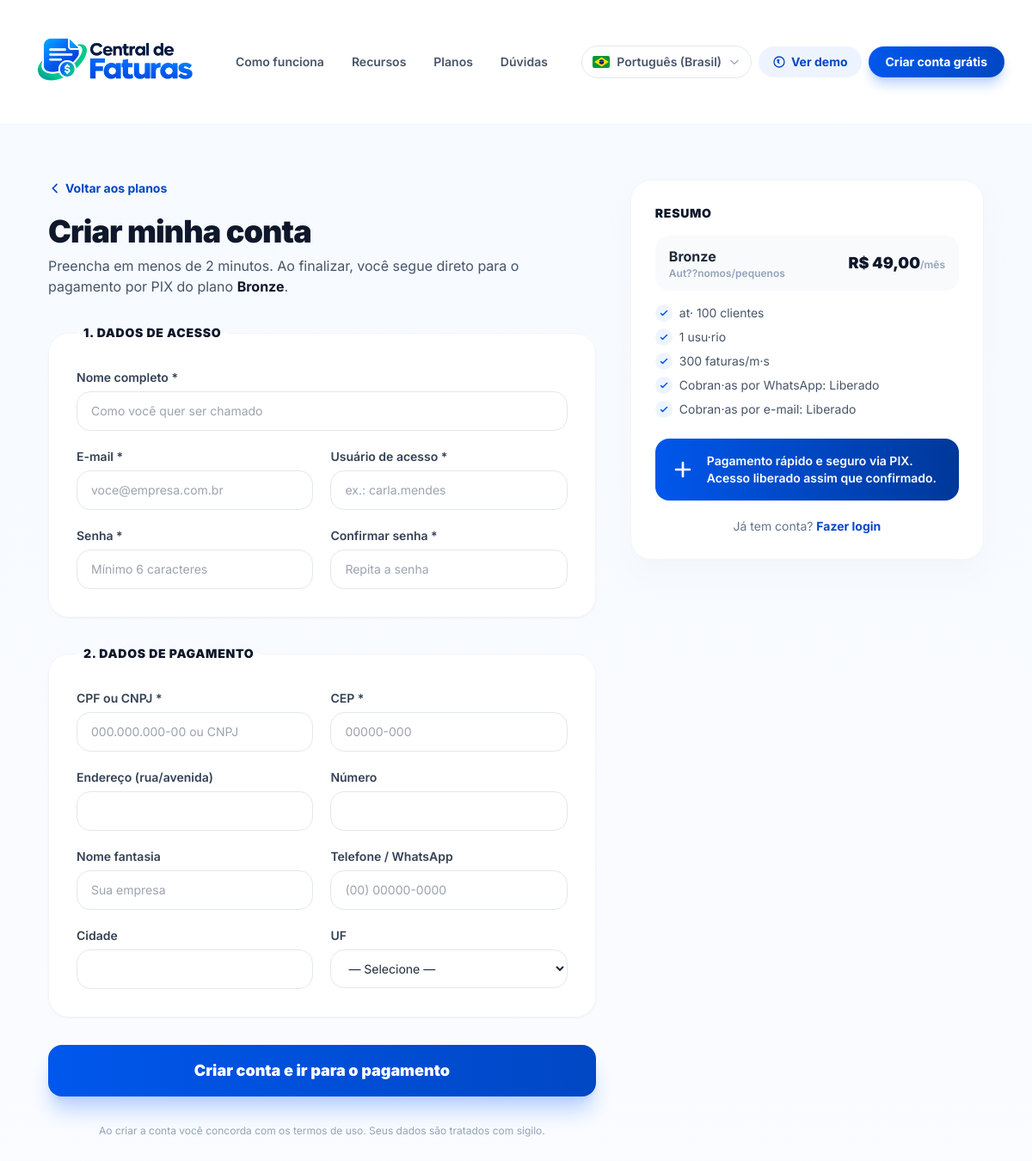
Screenshot of /cadastro.php?plano=1 with the database file from the repository.
### tables this page shows
CREATE TABLE `planos` (
  `id` int(11) NOT NULL AUTO_INCREMENT,
  `nome` varchar(50) NOT NULL,
  `slug` varchar(50) NOT NULL,
  `preco` decimal(10,2) DEFAULT 0.00,
  `descricao` varchar(500) DEFAULT NULL,
  `beneficios` text DEFAULT NULL,
  `max_clientes` int(11) DEFAULT NULL,
  `max_usuarios` int(11) DEFAULT NULL,
  `max_faturas_mensais` int(11) DEFAULT NULL,
  `whatsapp_cobranca` tinyint(1) DEFAULT 1,
  `email_cobranca` tinyint(1) DEFAULT 1,
  `cor` varchar(20) DEFAULT 'secondary',
  `icon` varchar(100) DEFAULT NULL,
  `ativo` tinyint(1) DEFAULT 1,
  `ordem` int(11) DEFAULT 0,
  `criado_em` timestamp NOT NULL DEFAULT current_timestamp(),
  PRIMARY KEY (`id`),
  UNIQUE KEY `slug` (`slug`)
);

### cadastro.php (the view, shortened to what this page needs)
<?php
require_once __DIR__ . '/_site.php';
$pdo = getConnection();
$p = ['id' => 0, 'nome' => '', 'preco' => '0', 'descricao' => ''];
$planoId = (int)($_POST['plano'] ?? $_GET['plano'] ?? 0);
if ($planoId > 0 && $pdo) {
    $stmt = $pdo->prepare("SELECT * FROM planos WHERE id = ? AND ativo = 1 AND slug <> 'demo'");
    $stmt->execute([$planoId]);
    $p = $stmt->fetch() ?: $p;
}
?>
<section class="py-16 min-h-screen bg-gradient-to-b from-brand-50/50 to-white">
    <div class="max-w-6xl mx-auto px-4 sm:px-6 lg:px-8 grid grid-cols-1 lg:grid-cols-5 gap-10">
        <div class="lg:col-span-3">
            <a href="/cobranca/planos.php" class="inline-flex items-center gap-1 text-sm font-bold text-brand-700 hover:text-brand-800">
                <svg class="w-4 h-4" fill="none" viewBox="0 0 24 24" stroke="currentColor" stroke-width="2.5"><path stroke-linecap="round" stroke-linejoin="round" d="M15 19l-7-7 7-7"/></svg>
                <?= siteT('cad_voltar') ?>
            </a>
            <h1 class="mt-4 text-3xl sm:text-4xl font-black text-slate-900 tracking-tight"><?= siteT('cad_titulo') ?></h1>
            <p class="mt-2 text-slate-600"><?= siteT('cad_sub1') ?> <strong class="text-slate-900"><?= htmlspecialchars($p['nome']) ?></strong>.</p>
            <form method="post" class="mt-8 space-y-8">
                <fieldset class="rounded-3xl border border-slate-100 bg-white p-6 sm:p-8 shadow-sm">
                    <legend class="px-2 text-sm font-black text-slate-900 uppercase tracking-wider"><?= siteT('cad_passo1') ?></legend>
                    <div class="grid grid-cols-1 sm:grid-cols-2 gap-5">
                        <div class="sm:col-span-2">
                            <label class="block text-sm font-semibold text-slate-700"><?= siteT('cad_nome') ?></label>
                            <input name="nome" value="<?= htmlspecialchars($d['nome'] ?? '') ?>" required
                                   class="mt-1.5 w-full rounded-2xl border border-slate-200 px-4 py-3 text-sm focus:border-brand-500 focus:ring-2 focus:ring-brand-100 outline-none transition" placeholder="<?= siteT('cad_nome_ph') ?>">
                        </div>
                        <div>
                            <label class="block text-sm font-semibold text-slate-700"><?= siteT('cad_email') ?></label>
                            <input type="email" name="email" value="<?= htmlspecialchars($d['email'] ?? '') ?>" required
                                   class="mt-1.5 w-full rounded-2xl border border-slate-200 px-4 py-3 text-sm focus:border-brand-500 focus:ring-2 focus:ring-brand-100 outline-none transition" placeholder="<?= siteT('cad_email_ph') ?>">
                        </div>
                        <div>
                            <label class="block text-sm font-semibold text-slate-700"><?= siteT('cad_usuario') ?></label>
                            <input name="usuario" value="<?= htmlspecialchars($d['usuario'] ?? '') ?>" required
                                   class="mt-1.5 w-full rounded-2xl border border-slate-200 px-4 py-3 text-sm focus:border-brand-500 focus:ring-2 focus:ring-brand-100 outline-none transition" placeholder="<?= siteT('cad_usuario_ph') ?>">
                        </div>
                        <div>
                            <label class="block text-sm font-semibold text-slate-700"><?= siteT('cad_senha') ?></label>
                            <input type="password" name="senha" required minlength="6"
                                   class="mt-1.5 w-full rounded-2xl border border-slate-200 px-4 py-3 text-sm focus:border-brand-500 focus:ring-2 focus:ring-brand-100 outline-none transition" placeholder="<?= siteT('cad_senha_ph') ?>">
                        </div>
                        <div>
                            <label class="block text-sm font-semibold text-slate-700"><?= siteT('cad_confirma') ?></label>
                            <input type="password" name="confirma_senha" required minlength="6"
                                   class="mt-1.5 w-full rounded-2xl border border-slate-200 px-4 py-3 text-sm focus:border-brand-500 focus:ring-2 focus:ring-brand-100 outline-none transition" placeholder="<?= siteT('cad_confirma_ph') ?>">
                        </div>
                    </div>
                </fieldset>
                <fieldset class="rounded-3xl border border-slate-100 bg-white p-6 sm:p-8 shadow-sm">
                    <legend class="px-2 text-sm font-black text-slate-900 uppercase tracking-wider"><?= siteT('cad_passo2') ?></legend>
                    <div class="grid grid-cols-1 sm:grid-cols-2 gap-5">
                        <div>
                            <label class="block text-sm font-semibold text-slate-700"><?= siteT('cad_cpfcnpj') ?></label>
                            <input name="cpfcnpj" value="<?= htmlspecialchars($d['documento'] ?? '') ?>" required inputmode="numeric" placeholder="<?= siteT('cad_cpfcnpj_ph') ?>"
                                   class="mt-1.5 w-full rounded-2xl border border-slate-200 px-4 py-3 text-sm focus:border-brand-500 focus:ring-2 focus:ring-brand-100 outline-none transition">
                        </div>
                        <div>
                            <label class="block text-sm font-semibold text-slate-700"><?= siteT('cad_cep') ?></label>
                            <input name="cep" value="<?= htmlspecialchars($d['cep'] ?? '') ?>" required inputmode="numeric" placeholder="<?= siteT('cad_cep_ph') ?>"
                                   class="mt-1.5 w-full rounded-2xl border border-slate-200 px-4 py-3 text-sm focus:border-brand-500 focus:ring-2 focus:ring-brand-100 outline-none transition">
                        </div>
                        <div>
                            <label class="block text-sm font-semibold text-slate-700"><?= siteT('cad_end') ?></label>
                            <input name="logradouro" value="<?= htmlspecialchars($d['logradouro'] ?? '') ?>"
                                   class="mt-1.5 w-full rounded-2xl border border-slate-200 px-4 py-3 text-sm focus:border-brand-500 focus:ring-2 focus:ring-brand-100 outline-none transition">
                        </div>
                        <div>
                            <label class="block text-sm font-semibold text-slate-700"><?= siteT('cad_num') ?></label>
                            <input name="numero" value="<?= htmlspecialchars($d['numero'] ?? '') ?>"
                                   class="mt-1.5 w-full rounded-2xl border border-slate-200 px-4 py-3 text-sm focus:border-brand-500 focus:ring-2 focus:ring-brand-100 outline-none transition">
                        </div>
                        <div>
                            <label class="block text-sm font-semibold text-slate-700"><?= siteT('cad_fantasia') ?></label>
                            <input name="nome_fantasia" value="<?= htmlspecialchars($d['nome_fantasia'] ?? '') ?>"
                                   class="mt-1.5 w-full rounded-2xl border border-slate-200 px-4 py-3 text-sm focus:border-brand-500 focus:ring-2 focus:ring-brand-100 outline-none transition" placeholder="<?= siteT('cad_fantasia_ph') ?>">
                        </div>
                        <div>
                            <label class="block text-sm font-semibold text-slate-700"><?= siteT('cad_tel') ?></label>
                            <input name="telefone" value="<?= htmlspecialchars($d['telefone'] ?? '') ?>" placeholder="<?= siteT('cad_tel_ph') ?>"
                                   class="mt-1.5 w-full rounded-2xl border border-slate-200 px-4 py-3 text-sm focus:border-brand-500 focus:ring-2 focus:ring-brand-100 outline-none transition">
                        </div>
                        <div>
                            <label class="block text-sm font-semibold text-slate-700"><?= siteT('cad_cidade') ?></label>
                            <input name="cidade" value="<?= htmlspecialchars($d['cidade'] ?? '') ?>"
                                   class="mt-1.5 w-full rounded-2xl border border-slate-200 px-4 py-3 text-sm focus:border-brand-500 focus:ring-2 focus:ring-brand-100 outline-none transition">
                        </div>
                        <div>
                            <label class="block text-sm font-semibold text-slate-700"><?= siteT('cad_uf') ?></label>
                            <select name="estado" class="mt-1.5 w-full rounded-2xl border border-slate-200 px-4 py-3 text-sm bg-white focus:border-brand-500 focus:ring-2 focus:ring-brand-100 outline-none transition">
                                <option value=""><?= siteT('cad_uf_sel') ?></option>
                            </select>
                        </div>
                    </div>
                </fieldset>
                <button type="submit" class="w-full rounded-2xl py-4 text-lg font-black text-white bg-gradient-to-r from-brand-600 to-brand-700 hover:from-brand-700 hover:to-brand-800 shadow-xl shadow-brand-200 hover:-translate-y-0.5 transition">
                    <?= siteT('cad_btn') ?>
                </button>
                <p class="text-center text-xs text-slate-400"><?= siteT('cad_termos') ?></p>
            </form>
        </div>
        <aside class="lg:col-span-2">
            <div class="sticky top-24 rounded-3xl border border-slate-100 bg-white p-7 shadow-xl shadow-slate-100/70">
                <h3 class="text-sm font-black uppercase tracking-wider text-slate-900"><?= siteT('cad_resumo') ?></h3>
                <div class="mt-4 flex items-center justify-between rounded-2xl bg-slate-50 px-4 py-3">
                    <span class="font-bold text-slate-800"><?= htmlspecialchars($p['nome']) ?> <span class="text-xs font-semibold text-slate-400 block"><?= htmlspecialchars(trim((string)$p['descricao'])) ?></span></span>
                    <span class="text-lg font-black text-slate-900">R$ <?= sitePreco($p['preco']) ?><span class="text-xs text-slate-400 font-semibold"><?= siteT('plan_mes') ?></span></span>
                </div>
                <ul class="mt-4 space-y-2 text-sm text-slate-600">
                    <?php foreach (siteParseBeneficios($p['beneficios']) as $b): if (siteBeneficioStatus($b) !== 'ok') continue; ?>
                    <li class="flex gap-2"><span class="w-5 h-5 rounded-full bg-brand-50 text-brand-600 grid place-items-center shrink-0"><svg class="w-3 h-3" fill="none" viewBox="0 0 24 24" stroke="currentColor" stroke-width="3"><path stroke-linecap="round" stroke-linejoin="round" d="M5 13l4 4L19 7"/></svg></span><?= htmlspecialchars($b) ?></li>
                    <?php endforeach; ?>
                </ul>
                <div class="mt-6 rounded-2xl bg-gradient-to-r from-brand-600 to-brand-800 text-white p-4 flex items-center gap-3">
                    <svg class="w-8 h-8 shrink-0" fill="none" viewBox="0 0 24 24" stroke="currentColor" stroke-width="2"><path stroke-linecap="round" stroke-linejoin="round" d="M12 6v6m0 0v6m0-6h6m-6 0H6"/></svg>
                    <p class="text-sm font-semibold"><?= siteT('cad_pix_nota') ?></p>
                </div>
                <p class="mt-5 text-center text-sm text-slate-500"><?= siteT('cad_conta') ?> <a href="/cobranca/admin/login.php" class="font-bold text-brand-700 hover:underline"><?= siteT('cad_login') ?></a></p>
            </div>
        </aside>
    </div>
</section>
</body>
</html>

### rows the page displays
planos: nome "Bronze", descricao "Aut??nomos/pequenos", preco "49,00", beneficios "at· 100 clientes", beneficios "1 usu·rio", beneficios "300 faturas/m·s", beneficios "Cobran·as por WhatsApp: Liberado", beneficios "Cobran·as por e-mail: Liberado"

### other values shown
siteT('nav_como') "Como funciona"
siteT('nav_recursos') "Recursos"
siteT('nav_planos') "Planos"
siteT('nav_duvidas') "Dúvidas"
siteIdiomas()[siteIdiomaAtual()] "Português (Brasil)"
siteT('nav_demo') "Ver demo"
siteT('nav_criar') "Criar conta grátis"
siteT('cad_voltar') "Voltar aos planos"
siteT('cad_titulo') "Criar minha conta"
siteT('cad_sub1') "Preencha em menos de 2 minutos. Ao finalizar, você segue direto para o pagamento por PIX do plano"
siteT('cad_passo1') "1. DADOS DE ACESSO"
siteT('cad_nome') "Nome completo *"
siteT('cad_email') "E-mail *"
siteT('cad_usuario') "Usuário de acesso *"
siteT('cad_senha') "Senha *"
